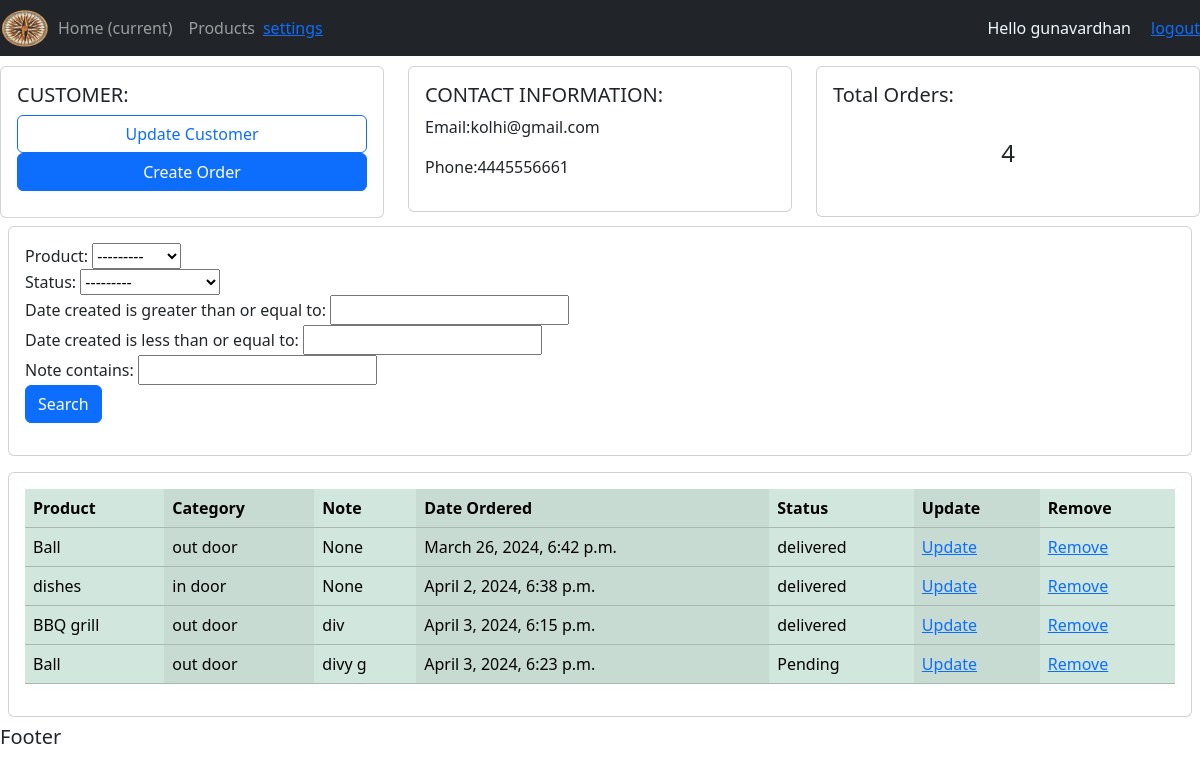
The app's page /Customers/1/ (signed in) with its own data.
### account/models.py (models this page shows, shortened)
class Customer(models.Model):
    user = models.OneToOneField(User,null=True,on_delete=models.CASCADE)
    name = models.CharField(max_length=200,null=True)
    phone = models.CharField(max_length=200,null=True)
    email = models.EmailField(null=True)
    profile_pic = models.ImageField(null=True, blank=True)
    date_created = models.DateTimeField(auto_now_add = True,null=True)

class Order(models.Model):
    STATUS = (
        ('Pending','Pending'),
        ('Out for delivery','Out for delivery'),
        ('delivered','delivered')
    )
    product = models.ForeignKey(Product,null=True, on_delete=models.SET_NULL)
    customer = models.ForeignKey(Customer,null=True, on_delete=models.SET_NULL)
    date_created = models.DateTimeField(auto_now_add = True,null=True)
    status = models.CharField(max_length=200,null=True,choices=STATUS)
    note = models.CharField(max_length=2000,null=True)

class Product(models.Model):
    CATEGORY = (
        ('in door','in door'),
        ('out door','out door')
    )
    name = models.CharField(max_length=200,null=True)
    price = models.FloatField(null=True)
    category = models.CharField(max_length=200,null=True,choices = CATEGORY)
    description = models.CharField(max_length=200,null=True)
    tag = models.ManyToManyField(Tag)
    date_created = models.DateTimeField(auto_now_add = True,null=True)
    def __str__(self):
        return self.name

### account/decorators.py (the view)
        def wrapper_func(request,*args,**kwargs):
            group=None
            if request.user.groups.exists():
                group=request.user.groups.all()[0].name
            if group in allowed_roles:
                return view_func(request,*args,**kwargs)
            return HttpResponse('you are not authorized to view this page')

### account/views.py (called while the page is built)
@login_required(login_url='/login')
@allowed_users(allowed_roles=['admins'])
def Con(request,pk):
    customer = Customer.objects.get(id=pk)
    order = customer.order_set.all()
    filterset = OrderFilter(request.GET, queryset=order)
    order = filterset.qs
    context = {'customer':customer,'order':order.count(),'orders':order,'filterset':filterset}
    return render(request,'account/Customers.html',context)

### account/templates/account/Customers.html
{%extends 'account/Main.html'%}
{%block content%}
<div class="row" style="margin-top: 10px;">
    <div class="col-md">
        <div class="card card-body">
            <h5>CUSTOMER:</h5>
            <button type="button" class="btn btn-outline-primary">Update Customer</button>
            <a type="button" class="btn btn-primary" style="margin-bottom: 10px;" href="{%url 'createorder' customer.id%}">
                Create Order</a>
        </div>
    </div>
    <div class="col-md">
        <div class="card card-body">
            <h5>CONTACT INFORMATION:</h5>
            <p>Email:{{customer.email}}</p>
            <p>Phone:{{customer.phone}}</p>
        </div>
    </div>
    <div class="col-md">
        <div class="card card-body">
            <h5>Total Orders:</h5>
            <h4 class="text-center p-4">{{order}}</h4>
        </div>
    </div>
</div>
<div class="row p-2">
    <div class="col-md">
        <div class="card card-body">
            <form method="get">
                {{filterset.form}}
                <button class="btn btn-primary" type="submit">Search</button>
            </form>
        </div>
    </div>
</div>
<div class="row p-2">
    <div class="col">
        <div class="card card-body">
            <table class="table table-success table-striped-columns">
                <tr>
                    <th scope="col">Product</th>
                    <th>Category</th>
                    <th>Note</th>
                    <th>Date Ordered</th>
                    <th>Status</th>
                    <th>Update</th>
                    <th>Remove</th>
                </tr>
                {%for order in orders%}
                        <tr>
                            <td>{{order.product.name}}</td>
                            <td>{{order.product.category}}</td>
                            <td>{{order.note}}</td>
                            <td>{{order.date_created}}</td>
                            <td>{{order.status}}</td>
                            <td><a href="{% url 'updateorder' order.id %}">Update</a></td>
                            <td><a href="{%url 'deleteorder' order.id%}">Remove</a></td>
                        </tr>
                        {%endfor%}
            </table>
        </div>
    </div>
</div>
{%endblock%}

### account/templates/account/Navbar.html (shortened to what this page needs)
{% load static %}
<nav class="navbar navbar-expand-lg navbar-dark bg-dark">
    <image src="{%static 'images/poto.png'%}" style="height: 40px; width: 50px;">
    <div class="collapse navbar-collapse" id="navbarNav">
      {%if request.user.is_staff%}
      <ul class="navbar-nav">
        <li class="nav-item active">
          <a class="nav-link" href="{%url 'home'%}">Home <span class="sr-only">(current)</span></a>
        </li>
        <li class="nav-item">
          <a class="nav-link" href="{%url 'products'%}">Products</a>
        </li>
      </ul>
      {%endif%}
      <a href="{%url 'profilesetting'%}">settings</a>
    </div>
    <span style="color: aliceblue;margin-right: 20px;">Hello {{request.user}}</span>
    <span><a href="{%url 'logout_page'%}">logout</a></span>
  </nav>

### records on screen
Customer: email "kolhi@gmail.com", phone "4445556661"
Order: product.name "Ball", product.category "out door", note "None", date_created "March 26, 2024, 6:42 p.m.", status "delivered"
Order: product.name "dishes", product.category "in door", note "None", date_created "April 2, 2024, 6:38 p.m.", status "delivered"
Order: product.name "BBQ grill", product.category "out door", note "div", date_created "April 3, 2024, 6:15 p.m.", status "delivered"
Order: product.name "Ball", product.category "out door", note "divy g", date_created "April 3, 2024, 6:23 p.m.", status "Pending"

### other values on screen
{{ request.user }} "gunavardhan"
{{ order }} "4"
